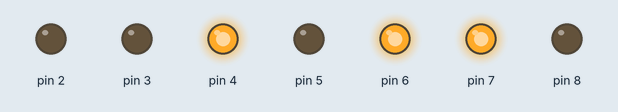
A sketch run on a simulated Arduino Uno, built with avr-gcc and run on an emulated ATmega328P. Parts: output pins drawn as LEDs (lit = HIGH). What the sketch prints to the serial monitor is not drawn.

Above: at 0.1 s.
Timing chart, 0 to 1.6 s (numbered marks = the images above):
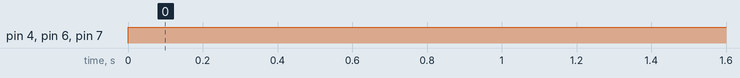

The sketch:

Clase41.ino
```cpp
/** 1er Arduino */
/** Codificado en Haming en Paridad Par */

/** Se declaran las variables a nivel global */
int D1=1,D2=1,D3=1,D4=0;
int P1,P2,P3;

void setup()
{
  /** Configuracion de baudios del puerto serie */
  Serial.begin(9600);
  /** Configuracion de salidas digitales */
  pinMode(2, OUTPUT);
  pinMode(3, OUTPUT);
  pinMode(4, OUTPUT);
  pinMode(5, OUTPUT);
  pinMode(6, OUTPUT);
  pinMode(7, OUTPUT);
  pinMode(8, OUTPUT);
}

void loop()
{
  //Serial.println("Hola");
  int suma1 = D1 + D2 + D4;
  if (suma1%2 == 0)
  {
    P1 = 0;
  }
  else
  {
    P1 = 1;
  }

  int suma2 = D1 + D3 + D4;
  if (suma2%2 == 0)
  {
    P2 = 0;
  }
  else
  {
    P2 = 1;
  }

  int suma3 = D2 + D3 + D4;
  if (suma3%2 == 0)
  {
    P3 = 0;
  }
  else
  {
    P3 = 1;
  }

  /** Envio de informacion a las salidas digitales */
  digitalWrite(2, P1);
  digitalWrite(3, P2);
  digitalWrite(4, D1);
  digitalWrite(5, P3);
  digitalWrite(6, D2);
  digitalWrite(7, D3);
  digitalWrite(8, D4);


  /** Al monitor serie */
  Serial.print("1er Arduino: ");
  Serial.print(P1);
  Serial.print(P2);
  Serial.print(D1);
  Serial.print(P3);
  Serial.print(D2);
  Serial.print(D3);
  Serial.println(D4);
}
```

Measured:
- by itself, pin 4, pin 6, pin 7: LOW → HIGH at 0.00 s
